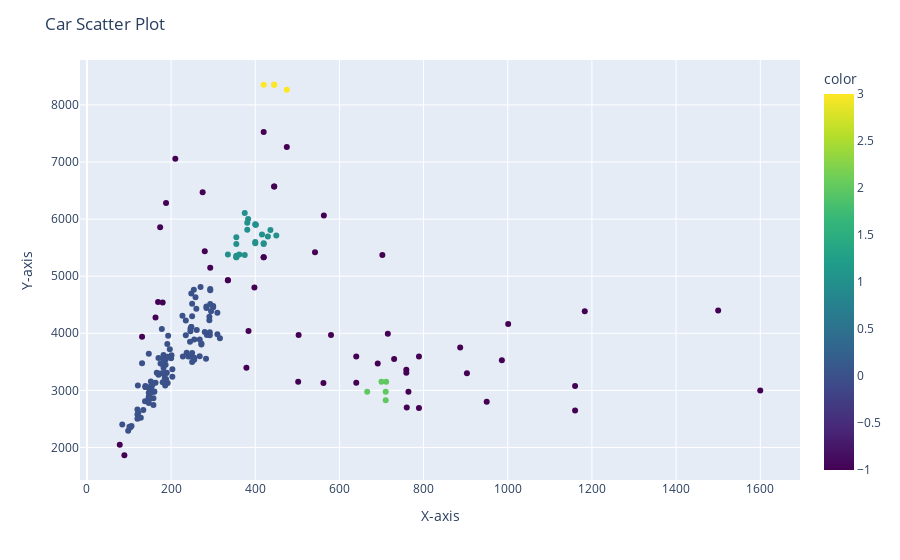

Notebook cell for this chart:
### Code cell
# Create scatter plot using Plotly
fig = px.scatter(df, x='Horsepower', y='Weight', hover_data='Car Name', color=optimal_clusters_dbscan, color_continuous_scale="Viridis" )

# Set plot title and axis labels
fig.update_layout(title='Car Scatter Plot', xaxis_title='X-axis', yaxis_title='Y-axis')

# Show the plot
fig.show()

### Figure 1 — Plotly figure (JSON) as saved in the notebook; plotly's stock layout.template omitted (floating-point values rounded to 4 significant figures; data arrays with more than 128 entries replaced by an {"elided": "..."} marker saying what was removed)
{"data": [{"customdata": {"elided": "197x1 str values"}, "hovertemplate": "Horsepower=%{x}<br>Weight=%{y}<br>Car Name=%{customdata[0]}<br>color=%{marker.color}<extra></extra>", "legendgroup": "", "marker": {"color": {"elided": "197 int values"}, "coloraxis": "coloraxis", "symbol": "circle"}, "mode": "markers", "name": "", "orientation": "v", "showlegend": false, "type": "scatter", "x": {"elided": "197 int values"}, "xaxis": "x", "y": {"elided": "197 int values"}, "yaxis": "y"}], "layout": {"coloraxis": {"colorbar": {"title": {"text": "color"}}, "colorscale": [[0, "#440154"], [0.1111, "#482878"], [0.2222, "#3e4989"], [0.3333, "#31688e"], [0.4444, "#26828e"], [0.5556, "#1f9e89"], [0.6667, "#35b779"], [0.7778, "#6ece58"], [0.8889, "#b5de2b"], [1, "#fde725"]]}, "legend": {"tracegroupgap": 0}, "margin": {"t": 60}, "title": {"text": "Car Scatter Plot"}, "xaxis": {"anchor": "y", "domain": [0, 1], "title": {"text": "X-axis"}}, "yaxis": {"anchor": "x", "domain": [0, 1], "title": {"text": "Y-axis"}}}}
